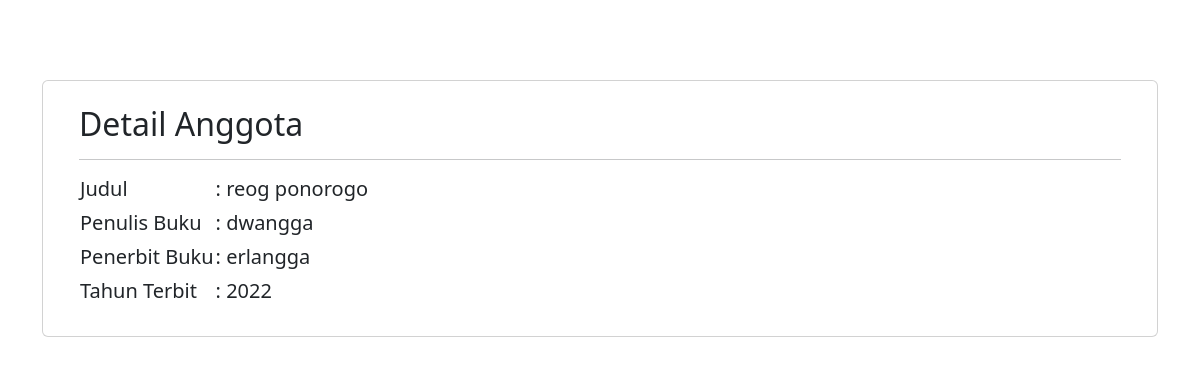
The app's page /peminjam/detail.php?id_buku=1 with its own data.
### tables this page shows
CREATE TABLE `buku` (
  `id_buku` int(11) NOT NULL,
  `id_kategori` int(11) NOT NULL,
  `judul` varchar(255) NOT NULL,
  `penulis` varchar(255) NOT NULL,
  `foto` varchar(100) NOT NULL,
  `buku` varchar(200) NOT NULL,
  `penerbit` varchar(255) NOT NULL,
  `tahun_terbit` int(11) NOT NULL,
  `deskripsi` varchar(1000) NOT NULL
);

### peminjam/detail.php (the view, shortened to what this page needs)
<!doctype html>
<html lang="en">
<head>
    <link href="https://cdn.jsdelivr.net/npm/bootstrap@5.3.2/dist/css/bootstrap.min.css" rel="stylesheet">
</head>
<body>
    <div class="container" style="margin-top: 5rem;">
        <div class="card">
            <div class="row m-4">
                <?php
                include '../koneksi/koneksi.php';
                if (isset($_GET['id_buku'])) {
                    $id_buku = $_GET['id_buku'];
                } else {
                    die("Error, Data Tidak Ditemukan");
                }
                $query  = mysqli_query($koneksi, "SELECT * FROM buku WHERE id_buku='$id_buku' ");
                $result = mysqli_fetch_array($query);
                ?>
                <div class="col">
                    <h2>Detail Anggota</h2>
                    <hr>
                    <table>
                        <tr>
                            <td>
                                <h5>Judul</h5>
                            </td>
                            <td>
                                <h5>: <?php echo $result['judul']; ?></h5>
                            </td>
                        </tr>
                        <tr>
                            <td>
                                <h5>Penulis Buku</h5>
                            </td>
                            <td>
                                <h5>: <?php echo $result['penulis']; ?></h5>
                            </td>
                        </tr>
                        <tr>
                            <td>
                                <h5>Penerbit Buku</h5>
                            </td>
                            <td>
                                <h5>: <?php echo $result['penerbit']; ?></h5>
                            </td>
                        </tr>
                        <tr>
                            <td>
                                <h5>Tahun Terbit</h5>
                            </td>
                            <td>
                                <h5>: <?php echo $result['tahun_terbit']; ?></h5>
                            </td>
                        </tr>
                    </table>
                </div>
            </div>
        </div>
    </div>
</body>
</html>

### records on screen
buku: judul "reog ponorogo", penulis "dwangga", penerbit "erlangga", tahun_terbit "2022"
